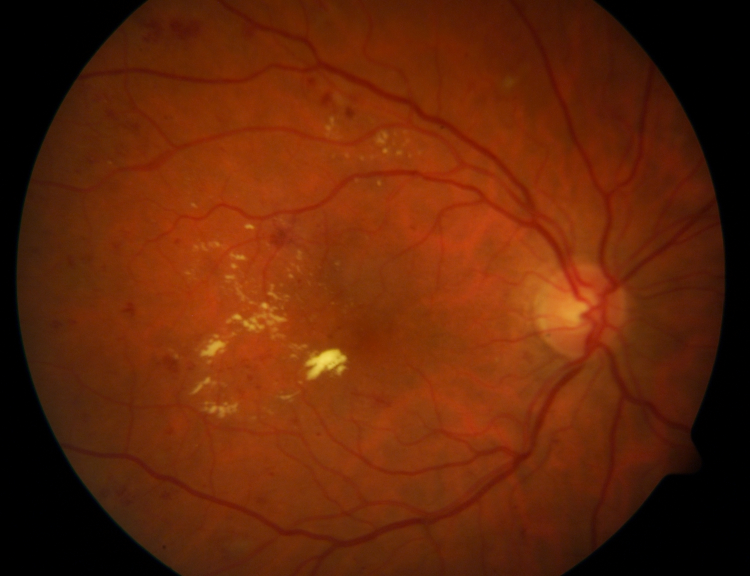
#> input picture resources/images/ddb1_fundusimages/image1.png, 1500 x 1152 px, found by its file name (shown at 1/2 size); its folder holds only this picture in this run
$ python MainAlgorithm1.py
#> lines starting #> are read from the running program, lines starting #| are printed output that depends on the picture; after the words box and inside, x2 and y2 are one past the last pixel; in counts of white or black regions, pixels touching at a corner belong together
### funcs.py
import math
import numpy as np
from skimage.transform import rescale
from skimage import segmentation
import skimage
import matplotlib.pyplot as plt


def resizeretina ( retinaRGB, x, y ):
    # Resize an RGB image of retina
    a = np.shape(retinaRGB)[0]
    b = np.shape(retinaRGB)[1]
    scaleFactor = (math.sqrt(x * y / (a * b)), math.sqrt(x * y / (a * b)),1)
    retinaRGB = rescale(retinaRGB, scaleFactor, preserve_range= True).astype(np.uint8)
    return retinaRGB

def superpixels(im,N):
    L = segmentation.slic(im, n_segments=N, start_label = 1)
    NumLabels = L.max()

    return L, NumLabels

def label2idx(label_arr):
    return [np.where(label_arr.ravel() == i)[0]
        for i in range(1, np.max(label_arr) + 1)]


def Regionprops(Mask, IG, mr):
    while True:
        label_img = skimage.measure.label(Mask)
        s = skimage.measure.regionprops_table(label_img, properties=['centroid', 'area', 'bbox'])
        ar = s['area']
        idM = np.argmax(ar)
        BC = [s['bbox-2'][idM]-s['bbox-0'][idM],s['bbox-3'][idM]-s['bbox-1'][idM]]
        SS = BC[0]*BC[1]
        n, m = np.shape(Mask)
        S = n*m
        nm = np.count_nonzero(Mask)
        if SS>27000 or nm>61714:
            mr = mr + 0.05
            Mask = IG> mr*IG.max()

        else:
            break

    se = skimage.morphology.disk(1)
    Mask = skimage.morphology.opening(Mask, se)
    se = skimage.morphology.disk(2)
    Mask = skimage.morphology.closing(skimage.morphology.dilation(Mask, se), se)
    label_img = skimage.measure.label(Mask, connectivity=Mask.ndim)
    s = skimage.measure.regionprops_table(label_img, properties=['centroid', 'area', 'bbox',
                                                                 'convex_area','extent', 'coords'])
    return Mask, s


def regiongrowing(I,x,y,reg_maxdist):
# % This function performs "region growing" in an image from a specified
# % seedpoint (x,y)
# %
# % J = regiongrowing(I,x,y,t)
# %
# % I : input image
# % J : logical output image of region
# % x,y : the position of the seedpoint (if not given uses function getpts)
# % t : maximum intensity distance (defaults to 0.2)
# %
# % The region is iteratively grown by comparing all unallocated neighbouring pixels to the region.
# % The difference between a pixel's intensity value and the region's mean,
# % is used as a measure of similarity. The pixel with the smallest difference
# % measured this way is allocated to the respective region.
# % This process stops when the intensity difference between region mean and
# % new pixel become larger than a certain treshold (t)
# %
# % Example:
# %
# % I = im2double(imread('medtest.png'));
# % x=198; y=359;
# % J = regiongrowing(I,x,y,0.2);
# % figure, imshow(I+J);
# %
# % Author: D. Kroon, University of Twente
    L1 = I[x][y]
    if L1 == 0:
        I[x][y] = 1

    J = np.zeros(np.shape(I))#output
    n , m = np.shape(I) #% Dimensions of input image
    reg_mean = I[x,y] # The mean of the segmented region
    reg_size = 1    #% Number of pixels in region
    ###% Free memory to store neighbours of the (segmented) region
    neg_free = 10000
    neg_pos = 0
    neg_list = np.zeros((neg_free, 3))


    pixdist = 0 #% Distance of the region newest pixel to the regio mean
    #% Neighbor locations (footprint)
    neigb = [[-1,0],[1,0],[0,-1],[0,1]]
# % Start regiogrowing until distance between regio and posible new pixels become
# % higher than a certain treshold
    while pixdist<reg_maxdist and reg_size < n*m:
        ##% Add new neighbors pixels
        for j in range(0,len(neigb)):
            #% Calculate the neighbour coordinate
            xn =int( x + neigb[j][0])
            yn = int(y + neigb[j][1])
            #% Check if neighbour is inside or outside the image
            ins= xn>=0 and yn>=0 and xn<=n-1 and yn<=m-1
            #% Add neighbor if inside and not already part of the segmented area
            if ins and J[xn][yn]==0:
                neg_list[neg_pos][:] = [xn, yn, I[xn][yn]]
                neg_pos = neg_pos + 1
                J[xn][yn]= 1

        #% Add a new block of free memory
        # if neg_pos+10>neg_free:
        #     neg_free = neg_free+10000
        #     neg_list[neg_pos+1:neg_free+1][:]=0
        b = neg_list[0:neg_pos][2]

        ##% Add pixel with intensity nearest to the mean of the region, to the region
        dist = np.abs(b - reg_mean)
        pixdist = dist.min()
        indx = np.argmin(dist)
        J[x][y]=2
        reg_size = reg_size+1
        #% Calculate the new mean of the region
        reg_mean= (reg_mean*reg_size + neg_list[indx][2])/(reg_size+1)
        #% Save the x and y coordinates of the pixel (for the neighbour add proccess)
        x = int(neg_list[indx][0])
        y = int(neg_list[indx][1])
        #% Remove the pixel from the neighbour (check) list
        neg_list[indx][:] = neg_list[neg_pos][:]
        neg_pos = neg_pos-1

    #% Return the segmented area as logical matrix'
    J = J>1


    return J


def clearDisk(JJ,s):


    s['StdPixel']=[]
    for props in s['coords']:
        sA = np.std(props, axis=0)
        s['StdPixel'].append(sA)


    id = np.argmax(s['area'])
    if s['area'][id]/s['convex_area'][id] > 0.55:
        a = s['coords'][id]
        x = a[:,0]
        y = a[:,1]

    else:
        idM =np.argsort(s['area'])[-2]
        x, y = s['coords'][idM]


    JJ[x,y]=0
    JJ = JJ.astype(bool)

    return JJ , s


### MainAlgorithm1.py
import numpy as np
import funcs as fun
import matplotlib.pyplot as plt
from skimage import exposure
import skimage
from scipy.io import savemat


################################% Read Image

k = 0

for num in range(1, 90):
    print(num)
    ##### In this section we should add the path of the dataset
    path = r'Directory of the dataset\Diabetic-lesions-Python\resources\images\ddb1_fundusimages\image'+str(num)+'.png'
    IM = (plt.imread(path)*255).astype(np.uint8)
    #print(np.unique(IM[:,:,0]))
    #plt.imshow(IM)
################################% Resize image

    im = fun.resizeretina(IM, 576,750)
#> in resizeretina, `retinaRGB = rescale(retinaRGB, scaleFactor, preserve_range= True).asty..`:
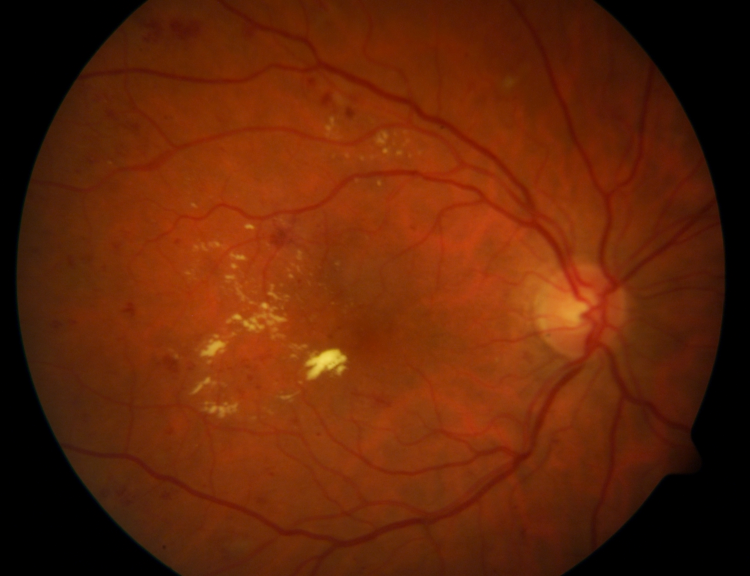
#> retinaRGB: shape (576, 750, 3); mean of channels 0, 1, 2 99, 37.1, 7.1; drawn as R, G, B
    #print(np.unique(im[:,:,0]))
    n, m, d = np.shape(im)
#> n = 576; m = 750; d = 3
    im1 = im
    #plt.imshow(im)
################################% Pre-Procces
    #Display the superpixel boundaries overlaid on the original image.

    L,N = fun.superpixels(im,3000)
#> in superpixels, `L = segmentation.slic(im, n_segments=N, start_label = 1)`:
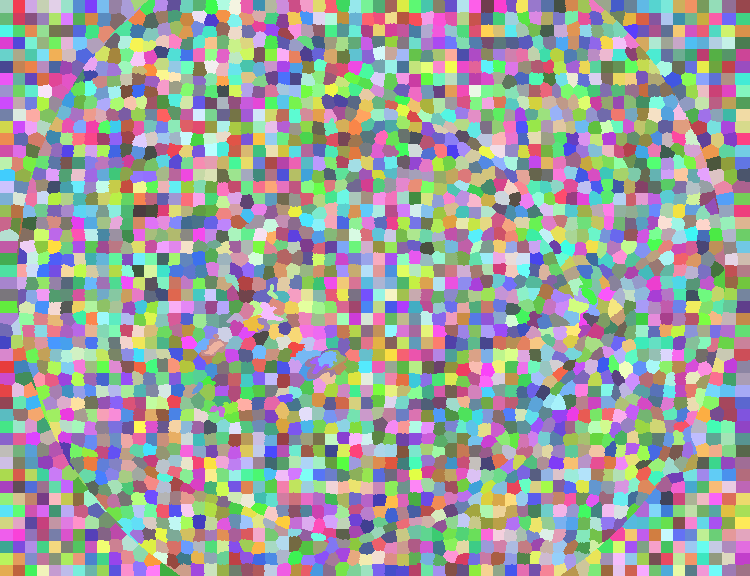
#> L: shape (576, 750) int64; 2933 distinct labels, from 1 to 2933; one colour per label, 0 black
#> in superpixels, `NumLabels = L.max()`: NumLabels = 2933
#> N = 2933
    #print(N)
    #plt.imshow(mark_boundaries(im, L))
    I1= np.zeros((3,576,750))
    I = np.zeros(np.shape(im), np.uint8)

    idx = fun.label2idx(L)
#> idx = 2933 items

    numRows = n
#> numRows = 576
    numCols = m
#> numCols = 750
    for labelVal in range(0,N):
        I1[0].ravel()[idx[labelVal]] = im[:,:,0].ravel()[idx[labelVal]].max()
        I1[1].ravel()[idx[labelVal]] = 2* im[:,:,1].ravel()[idx[labelVal]].max()
        I1[2].ravel()[idx[labelVal]] = 2* im[:,:,2].ravel()[idx[labelVal]].max()
    I[:,:,0] =I1[0]
    I[:,:,1] =I1[1]
    I[:,:,2] =I1[2]
    #plt.imshow(I)
    IG= (I[:,:,1].astype(float) + I[:,:,2].astype(float))/(2*255)
    IG = exposure.equalize_adapthist(IG, clip_limit=0.03)
    #plt.imshow(IG)


###############################% segmentation
    mr = 0.54
    Mask = IG>mr*IG.max()
    se = skimage.morphology.disk(2)
    Mask = skimage.morphology.closing(Mask, se)
    Mask , s = fun.Regionprops(Mask, IG, mr)
    JJ = np.zeros((n, m))
    reg_maxdist = 0.05
    XYC = [s['centroid-0'].astype(int), s['centroid-1'].astype(int)]

    for i in range(0, len(XYC[0])):
        J = fun.regiongrowing(Mask,XYC[0][i],XYC[1][i],reg_maxdist)
        JJ = JJ + J
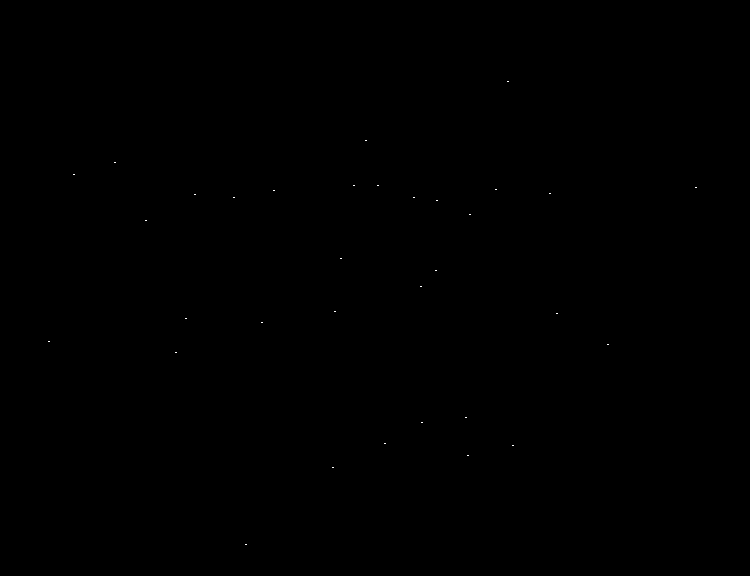
#> JJ: shape (576, 750) float64; values 0 (black) and 1 (white), 0.02% white in thin lines or dots, all inside (x1, y1, x2, y2) = (48, 81, 697, 545)
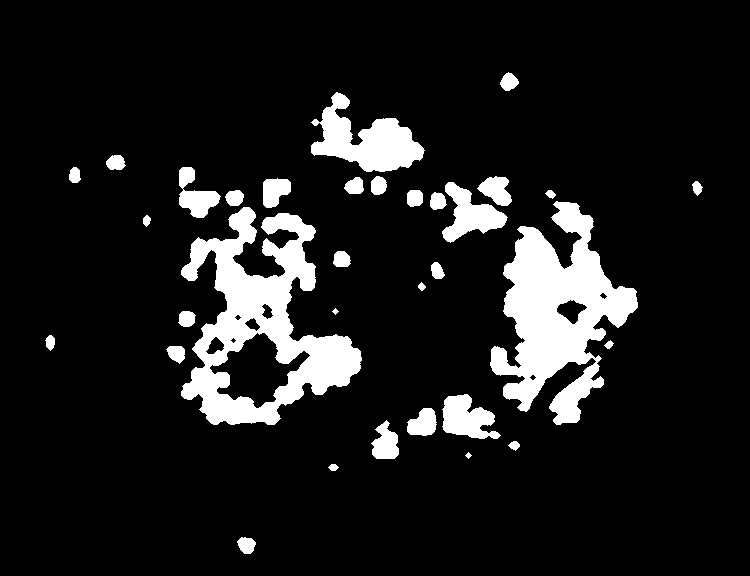
#> Mask: shape (576, 750) bool; 11% white; 33 white regions, largest, box (x1, y1, x2, y2) and area: (181, 207, 362, 425) 16660, (490, 201, 638, 425) 15568, (311, 92, 425, 172) 4444

    JJ = JJ.astype(bool)


    label_img = skimage.measure.label(JJ, connectivity=JJ.ndim)
    s = skimage.measure.regionprops_table(label_img, properties=['centroid', 'area', 'bbox',
                                                                 'extent', 'coords', 'convex_area'
                                                                 ])
#> label_img: shape (576, 750) int32; 34 distinct labels, from 0 to 33

    J,s = fun.clearDisk(Mask,s)


    J = J.astype(float)
    JJ = np.zeros(np.shape(im), np.uint8)
    JJ[:,:,0] = J
#> JJ: shape (576, 750, 3)
    JJ[:,:,1] = J
    JJ[:,:,2] = J
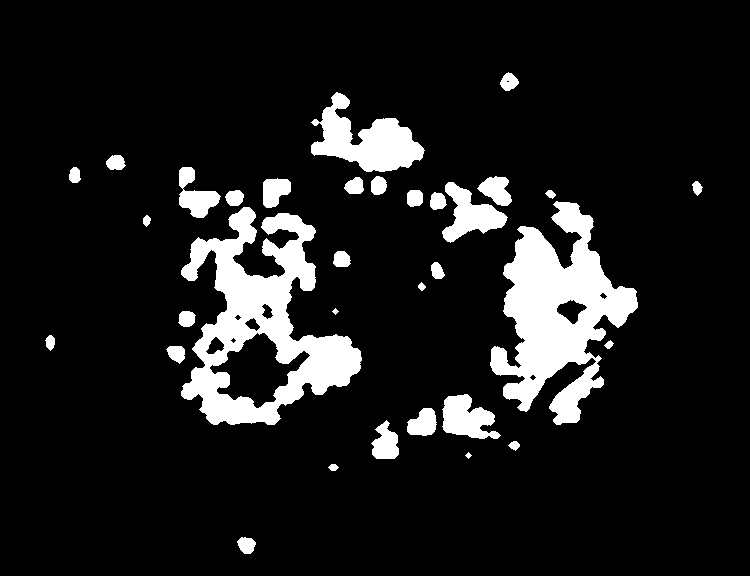
#> JJ: shape (576, 750, 3); values 0 (black) and 1 (white), 11% white; 33 white regions, largest, box (x1, y1, x2, y2) and area: (181, 207, 362, 425) 16660, (490, 201, 638, 425) 15568, (311, 92, 425, 172) 4444
    IM = im*np.uint8(JJ)
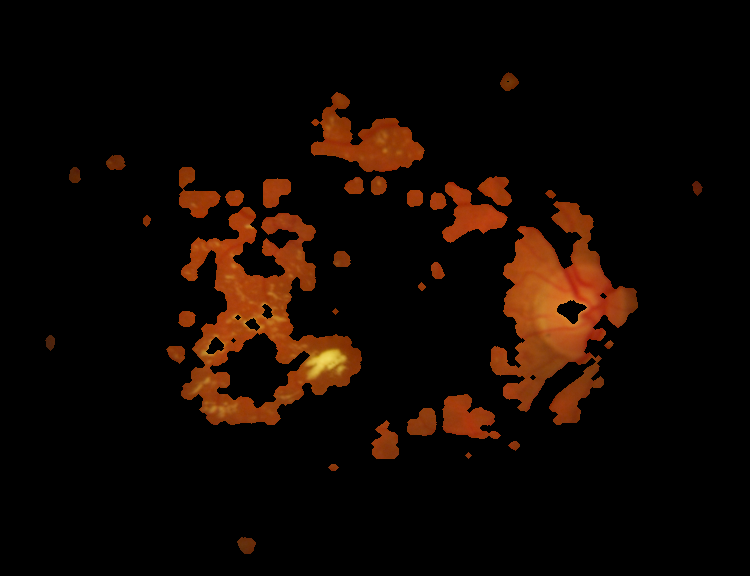
#> IM: shape (576, 750, 3); mean of channels 0, 1, 2 17.4, 7.3, 1.7; drawn as R, G, B
    XYC = [s['centroid-0'].astype(int), s['centroid-1'].astype(int)]

    s['label'] = []
    s['name'] = []
    s['I']=[]
    s['J']=[]
    for i in range(0, len(XYC[0])):
        xmin = XYC[0][i]-29
        xmax = XYC[0][i]-29+59
        ymin = XYC[1][i]-25
        ymax = XYC[1][i]-25+49

        s['I'].append(im[xmin:xmax, ymin:ymax,:])
        s['J'].append(IM[xmin:xmax, ymin:ymax,:])
        plt.figure()
        plt.subplot(2,2,1)
        plt.imshow( im)
        plt.plot(XYC[0][i] , XYC[1][i],'og')
        plt.subplot(2,2,2)
        plt.imshow(J)
        plt.subplot(2,2,3)
        plt.imshow(s['J'][i])
        plt.subplot(2,2,4)
        plt.imshow(s['I'][i])
        plt.show()
        im1 = im1 + 255*np.uint8(JJ)
        s['name'].append(['image',str(num)])
#> (the run stopped early here; a loop or call above may not have finished)
